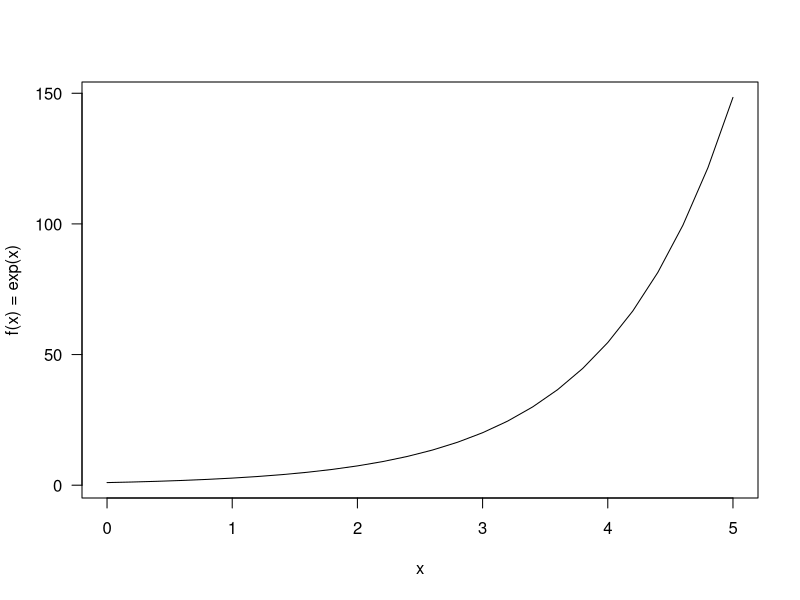

Write the R code that produced this figure.
## ---- chunk 1
knitr::opts_chunk$set(echo = TRUE,comment = NA)

# colores
c0= "#b0394a"
c1= "#ad6395"
c2= "#a391c4"
c3= "#8acfe6"
c4= "#646420"
c5= "#db524f" 

## ---- chunk 2
x=seq(0,5,0.2)
fx=exp(x)
plot(x,fx, las=1, type ="l", ylab = "f(x) = exp(x)")
